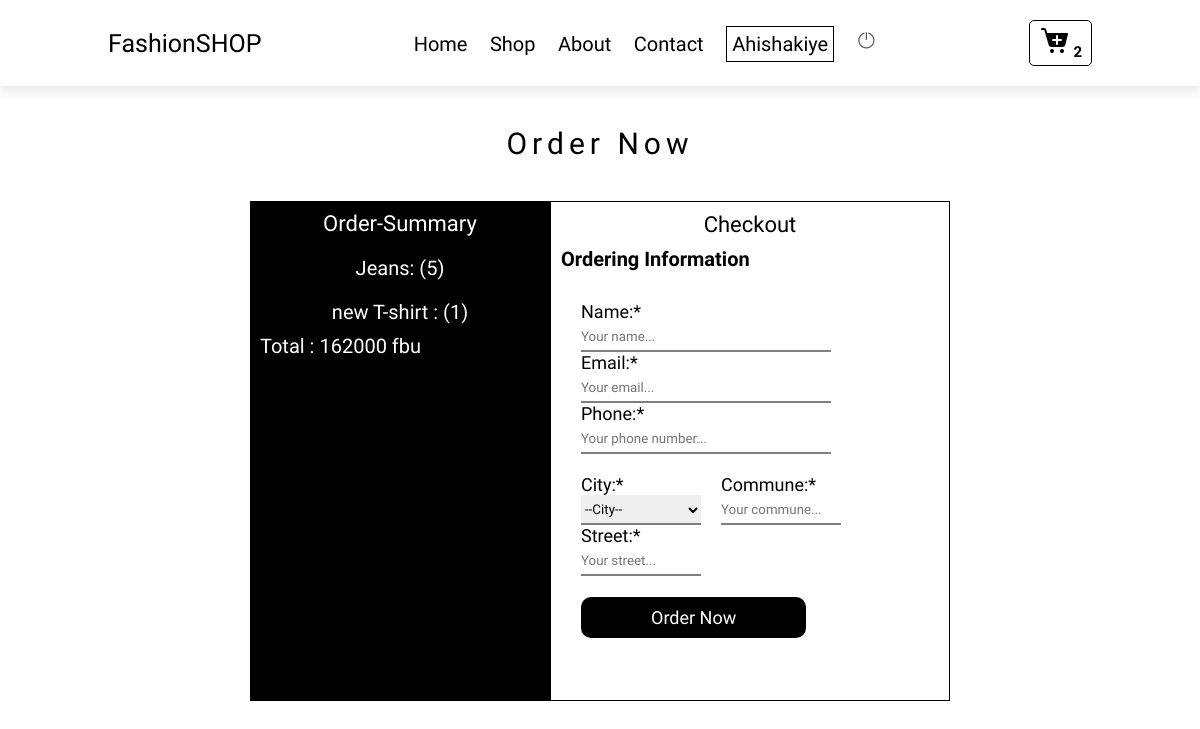
Page /order.php (signed in) on the committed database.
### tables this page shows
CREATE TABLE `cart` (
  `id_cart` int(11) NOT NULL,
  `nomprod` varchar(255) NOT NULL,
  `prixprod` int(255) NOT NULL,
  `photoprod` varchar(255) NOT NULL,
  `Quantite` int(255) NOT NULL,
  `user` varchar(255) NOT NULL
);

### order.php (the view, shortened to what this page needs)
<?php
include("db.php");
?>
<!DOCTYPE html>
<html lang="en">
<head>
    <link rel="stylesheet" href="css/order.css">
</head>
<body>
     <header class="header">
          <a href="#" class="logo"><i class="fas fa-splotch"></i> FashionSHOP</a>
          <nav class="navbar">
               <a href="index.php">Home</a>
               <a href="shop.php">Shop</a>
               <a href="about.php">About</a>
               <a href="contact.php">Contact</a>
               <?php
               if(isset($_SESSION['name']) && !empty($_SESSION['name'])){
               ?>
               <a href="#" class="session"><?php echo $_SESSION['name'];?></a>
               <a href="logout.php"><img src="images/shutdown_20px.png" alt="image non disponible"></a>
               <?php
               }else{
                   ?>
                   <a href="login.php">My Account</a>
                   <?php
               }
               ?>
          </nav>
            <?php
                $select_row=$bdd->query("SELECT * FROM cart");
                $row=$select_row->rowCount();
            ?>
          <a href="cart.php" class="btn"><img src="images/cart.png" alt="image non disponible" id="cart"> <span><?php echo $row;?></span></a>
     </header>
   <section class="section12">
       <h1 class="tit1">Order Now</h1>
       <div class="card">
           <div class="leftside">
                <h1>Order-Summary</h1>
                <ul>
                <?php
                    $select_cart=$bdd->query("SELECT * FROM cart");
                   (int) $total=0;
                   (int) $grandtotal=0;
                    $count=$select_cart->rowCount();
                    if($count>0){
                        while($fetch=$select_cart->fetch()){
                           (int) $total_price= $fetch['prixprod'] * $fetch['Quantite'];
                           (int) $grandtotal = (int)$total += (int)$total_price;
                ?>
                    <li><?php echo $fetch['nomprod'];?>: (<?php echo $fetch['Quantite'];?>)</li>
                <?php
                    };
                };
                ?>
                </ul>
                <p>Total : <?php echo (int)$grandtotal; ?> fbu</p>
           </div>
           <div class="rightside">
               <h1>Checkout</h1>
               <h2>Ordering Information</h2>
               <form method="post">
                   <p class="p-title">Name:*</p>
                   <input type="text" name="name" class="inpt-order" placeholder="Your name..." required>
                   <p class="p-title">Email:*</p>
                   <input type="text" name="email" class="inpt-order" placeholder="Your email..." required>
                   <p class="p-title">Phone:*</p>
                   <input type="number" name="phone" class="inpt-order" placeholder="Your phone number..." required>
                   <div class="addresse">
                       <div class="add1">
                       <p class="p-title">City:*</p>
                         <select name="city" class="inpt-add">
                             <option value="">--City--</option>
                         </select>
                       </div>
                       <div class="add1">
                       <p class="p-title">Commune:*</p>
                         <input type="text" name="commune" class="inpt-add" placeholder="Your commune..." required>
                       </div>
                       <div class="add1">
                       <p class="p-title">Street:*</p>
                         <input type="text" name="street" class="inpt-add" placeholder="Your street..." required>
                       </div>
                   </div>
                   <br>
                   <input type="submit" name="submit" class="inpt-sub" value="Order Now">
               </form>
           </div>
       </div>
   </section>
</body>
</html>

### css/order.css (style rules this page uses)
* { font-family: 'Rambla', sans-serif; margin: 0; padding: 0; box-sizing: border-box; outline: none; border: none; text-decoration: none; }
:root { --gray:#a2a2a2; --graye:#ececec; --black: #000; --blue: #cae8e3; --pink: #f6e4d5; --white: #fff; --yellow: #ffd080; --border: .2rem solid var(--black); }
html { font-size: 62.5%; overflow-x: hidden; scroll-behavior: smooth; scroll-padding-top: 7rem; }
.header { position: sticky; top: 0; left: 0; right: 0; z-index: 1000; display: flex; align-items: center; justify-content: space-between; background-color: var(--white); box-shadow: 0 .5rem 1rem rgba(0,0,0,.1); padding: 2rem 9%; }
.logo { font-size: 2.5rem; color: var(--black); }
.navbar a { margin: 0 1rem; font-size: 2rem; color: var(--black); }
.navbar .session { margin: 0 1rem; padding:5px; font-size: 2rem; border:1px solid black; }
.btn { display: inline-block; padding: 0.5rem 1rem; border: 1px solid Black; cursor: pointer; font-weight: bolder; border-radius: .5rem; }
.btn span { position:relative; left:1px; top:1px; font-size:1.5rem; color:#000;; border-radius:5px; }
.tit1 { text-align: center; font-size:30px; font-weight:200; margin:40px 0px; letter-spacing: 5px;; }
.card { display:flex; justify-content: center; align-items: center; flex-wrap: wrap; margin:30px 0px; }
.leftside { background:black; height:500px; width:30rem; }
.leftside h1 { color:#fff; text-align: center; margin:10px; font-size:22px; font-weight:200; }
.rightside { height:500px; width:40rem; border:1px solid #000; }
.rightside h1 { color:#000; text-align:center; margin:10px; font-size:22px; font-weight:200; }
.rightside h2 { color:#000; font-size:20px; margin-left:1rem; margin-bottom:30px; }
.rightside form { margin-left:3rem; }
.rightside form .p-title { font-size:18px; }
.rightside form .inpt-order { height:3rem; width:25rem; border:0; border-bottom:2px solid gray; outline:none; }
.addresse { display:flex; flex-direction: row; flex-wrap: wrap; margin-top:2rem; }
.add1 { width:14rem; }
.addresse .add1 .inpt-add { height:3rem; width:12rem; border:0; border-bottom:2px solid gray; outline:none; }
.inpt-sub { margin-top:1rem; padding:1rem 7rem; background: var(--black); border-radius:10px; font-size:18px; color:#fff; cursor: pointer; }
.leftside ul li { margin-top:2rem; color:var(--white); font-size:2rem; text-align: center; }
.leftside p { color:var(--white); font-size:2rem; margin:1rem; }

### rows in the picture
cart: nomprod "Jeans", Quantite "5"
cart: nomprod "new T-shirt", Quantite "1"

### other values in the picture
$_SESSION['name'] "Ahishakiye"
$row "2"
$grandtotal "162000"
